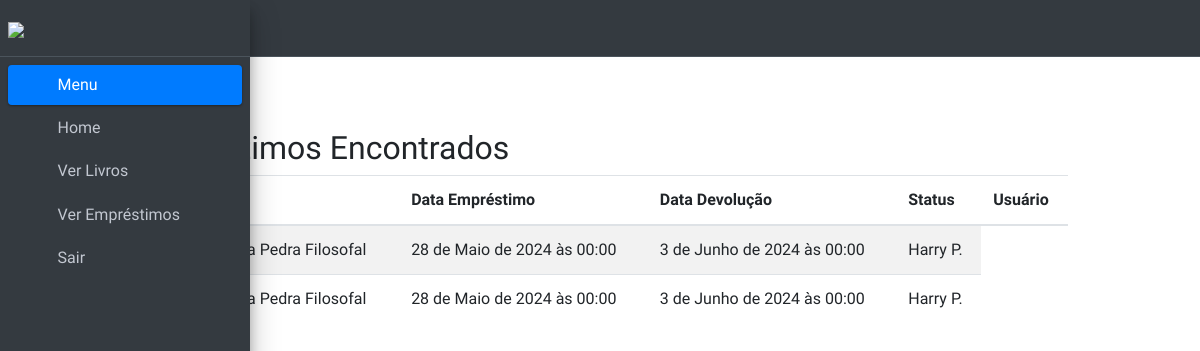
The app's page /livro/ver_emprestimos, older data.
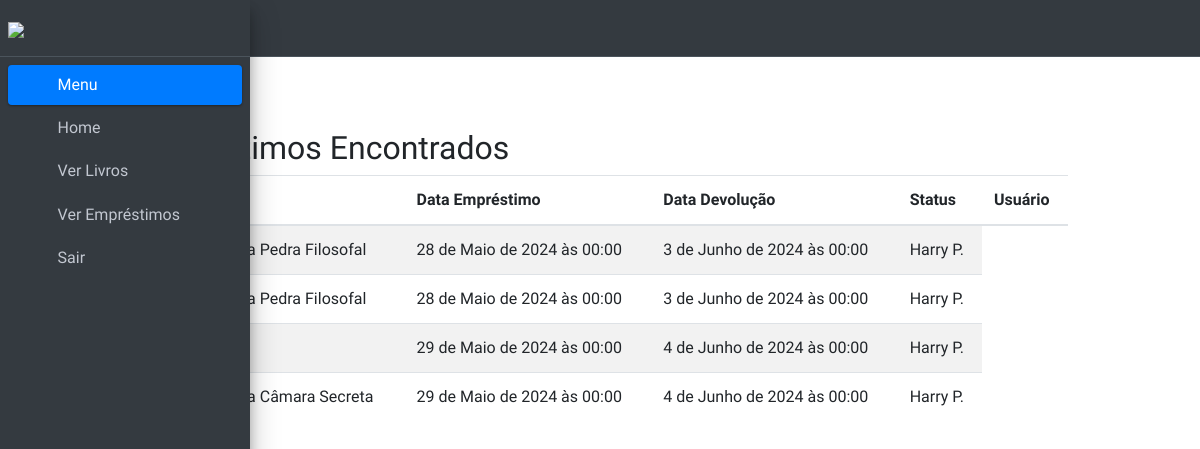
The same page, newer data.
### livro/models.py (models this page shows, shortened)
class Emprestimos(models.Model):
    nome_emprestado = models.ForeignKey(
        Usuario, on_delete=models.DO_NOTHING, blank=True, null=True)
    data_emprestimo = models.DateTimeField()
    data_devolucao = models.DateTimeField(blank=True, null=True)
    livro = models.ForeignKey(Livros, on_delete=models.DO_NOTHING)
    usuario = models.ForeignKey(
        Usuario, on_delete=models.CASCADE, related_name='emprestimos_usuario')
    STATUS_CHOICES = (
        ('E', 'Emprestado'),
        ('D', 'Devolvido'),
    )
    status = models.CharField(
        max_length=1, choices=STATUS_CHOICES, default='E')
    class Meta:
        verbose_name = 'Emprestimo'

class Livros(models.Model):
    nome = models.CharField(max_length=100)
    autor = models.CharField(max_length=30)
    ano_publicacao = models.DateField()
    editora = models.CharField(max_length=30)
    data_cadastro = models.DateTimeField(auto_now_add=True)
    quantidade = models.IntegerField(default=0)
    emprestado = models.BooleanField(default=False)
    categoria = models.ForeignKey(Categoria, on_delete=models.DO_NOTHING)
    usuario = models.ForeignKey(Usuario, on_delete=models.DO_NOTHING)
    imagem = models.ImageField(upload_to='capa_livro/', null=True, blank=True)
    data_emprestimo = models.DateField(null=True, blank=True)
    class Meta:
        verbose_name = 'Livro'

### usuarios/models.py (models this page shows, shortened)
class Usuario(models.Model):
    nome = models.CharField(max_length=40)
    cpf = models.CharField(max_length=14, unique=True)
    email = models.EmailField(max_length=254)
    telefone = models.CharField(max_length=15, blank=True, null=True)
    senha = models.CharField(max_length=64)
    ativo = models.BooleanField(default=True)
    def abreviar_nome(self):
        partes_nome = self.nome.split()
        if len(partes_nome) > 1:
            primeiro_nome = partes_nome[0]
            segundo_nome = partes_nome[1]
            nome_abreviado = f"{primeiro_nome} {segundo_nome[0]}."
            return nome_abreviado
        else:
            return self.nome

### livro/views.py (the view, shortened to what this page needs)
# urls.py: path('ver_emprestimos', views.ver_emprestimos, name="ver_emprestimos"),
def ver_emprestimos(request):
    if request.method == 'GET':
        emprestimos = Emprestimos.objects.all()
        for emprestimo in emprestimos:
            if emprestimo.nome_emprestado:
                emprestimo.nome_emprestado.nome = emprestimo.nome_emprestado.abreviar_nome()
        print("Quantidade de empréstimos:", len(emprestimos))
        return render(request, 'adminlte/ver_emprestimos.html', {'emprestimos': emprestimos})

### adminlte/templates/adminlte/ver_emprestimos.html (shortened to what this page needs)
{% extends "adminlte/base.html" %}
{% load static %}
{% block 'conteudo' %}
<nav class="main-header navbar navbar-expand navbar-dark">
    <ul class="navbar-nav">
        <li class="nav-item">
            <a class="nav-link" data-widget="pushmenu" href="#" role="button"><i class="fas fa-bars"></i></a>
        </li>
    </ul>
</nav>
<aside class="main-sidebar sidebar-dark-primary elevation-4 sidebar-expanded">
    <a href="" class="brand-link">
        <img src="{% static 'dist/img/logobranco.png' %}" style="width: 150px; height: auto;">
    </a>
    <div class="sidebar">
        <nav class="mt-2">
            <ul class="nav nav-pills nav-sidebar flex-column" data-widget="treeview" role="menu" data-accordion="false">
                <li class="nav-item menu-open">
                    <a href="#" class="nav-link active">
                        <i class="nav-icon fas fa-tachometer-alt"></i>
                        <p>
                            Menu
                            <i class="right fas fa-angle-left"></i>
                        </p>
                    </a>
                    <ul class="nav nav-treeview">
                        <li class="nav-item">
                            <a href="{% url 'home' %}" class="nav-link">
                                <i class="far fa-circle nav-icon"></i>
                                <p>Home</p>
                            </a>
                        </li>
                        <li class="nav-item">
                            <a href="{% url 'ver_livros' %}" class="nav-link">
                                <i class="far fa-circle nav-icon"></i>
                                <p>Ver Livros</p>
                            </a>
                        </li>
                        <li class="nav-item">
                            <a href="{% url 'ver_emprestimos' %}" class="nav-link">
                                <i class="far fa-circle nav-icon"></i>
                                <p>Ver Empréstimos</p>
                            </a>
                        </li>
                        <li class="nav-item">
                            <a href="{% url 'sair' %}" class="nav-link">
                                <i class="far fa-circle nav-icon"></i>
                                <p>Sair</p>
                            </a>
                        </li>
                    </ul>
                </li>
            </ul>
        </nav>
    </div>
</aside>
<br><br><br>
<div class="container">
    <div class="row justify-content-center">
        <div class="col-10">
            <h2>Empréstimos Encontrados</h2>
            <table class="table table-striped">
                <thead>
                    <tr>
                        <th scope="col">Livro</th>
                        <th scope="col">Data Empréstimo</th>
                        <th scope="col">Data Devolução</th>
                        <th scope="col">Status</th>
                        <th scope="col">Usuário</th>
                    </tr>
                </thead>
                <tbody id="tabela-emprestimos">
                    {% for emprestimo in emprestimos %}
                    <tr>
                        <td>{{ emprestimo.livro.nome }}</td>
                        <td>{{ emprestimo.data_emprestimo }}</td>
                        <td>{{ emprestimo.data_devolucao }}</td>
                        <td>
                            {% if emprestimo.usuario %}
                            {{ emprestimo.usuario.abreviar_nome }}
                            {% else %}
                            Não especificado
                            {% endif %}
                        </td>
                    </tr>
                    {% empty %}
                    <tr>
                        <td colspan="4">Nenhum empréstimo encontrado.</td>
                    </tr>
                    {% endfor %}
                </tbody>
            </table>
        </div>
    </div>
</div>
{% endblock %}

Row changes from the older to the newer data that the page shows:
added Emprestimos: data_emprestimo "29 de Maio de 2024 às 00:00", data_devolucao "4 de Junho de 2024 às 00:00", usuario.abreviar_nome "Harry P."
added Emprestimos: livro.nome "Harry Potter e a Câmara Secreta", data_emprestimo "29 de Maio de 2024 às 00:00", data_devolucao "4 de Junho de 2024 às 00:00", usuario.abreviar_nome "Harry P."
